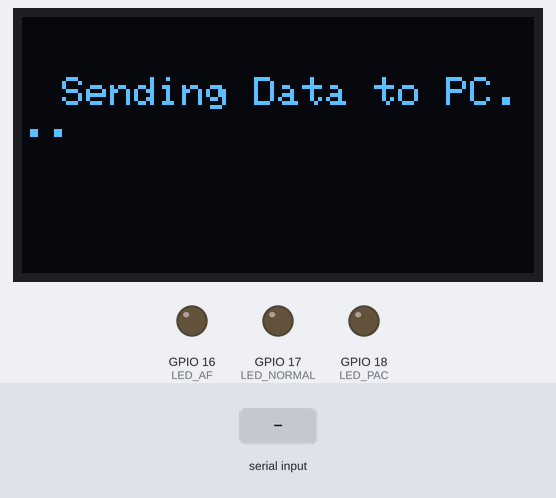
Bench run of a sketch on a simulated ESP32. Parts: 128×64 one-colour display, output pins drawn as LEDs (lit = HIGH). The test bench sets the inputs (shaded band). What the sketch prints to the serial monitor is not drawn.

Above: at 2.1 s.
At 3.2 s:
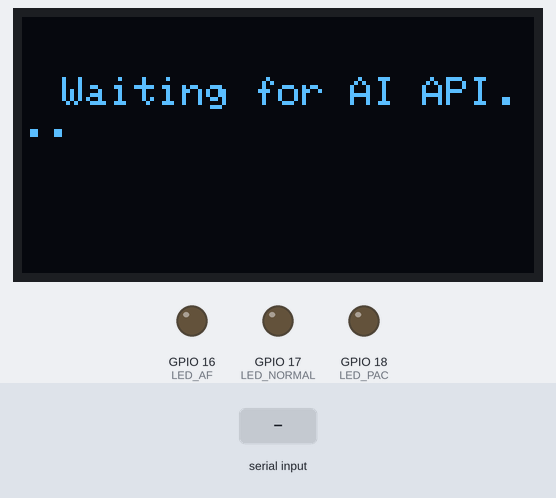
3.3 s: "NSR\n" received over Serial
At 4.1 s:
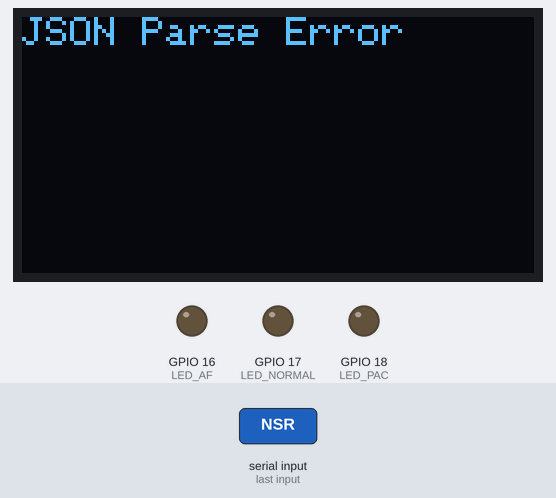
Timing chart, 0 to 6.3 s (numbered marks = the images above; inputs shaded):
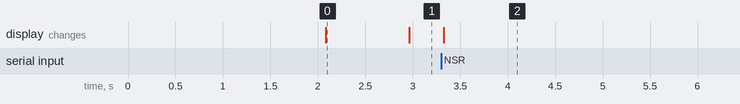

Measured:
- after the input at 3.3 s, the display: changes at once (image 2)
- what the display in image 0 shows lasts 0.9 s, from 2.1 s to 3.0 s

The sketch:

Proteus_ESP32.ino
```cpp
#include <ArduinoJson.h>
#include <Wire.h>
#include <Adafruit_GFX.h>
#include <Adafruit_SSD1306.h>

// ⚠️ هام جداً: تأكد من نسخ ملف sensor_data.h الخاص بك ووضعه في نفس المجلد مع هذا الكود
#include "sensor_data.h"

#define SCREEN_WIDTH 128
#define SCREEN_HEIGHT 64
#define OLED_RESET -1
Adafruit_SSD1306 display(SCREEN_WIDTH, SCREEN_HEIGHT, &Wire, OLED_RESET);

const int LED_NORMAL = 17; // Green -> Normal (NSR)
const int LED_AF = 16;     // Red -> AF
const int LED_PAC = 18;    // Yellow -> PAC

void setup() {
  Serial.begin(115200);
  Wire.begin(22, 21); // SDA = 21, SCL = 22

  pinMode(LED_NORMAL, OUTPUT); pinMode(LED_PAC, OUTPUT); pinMode(LED_AF, OUTPUT);
  digitalWrite(LED_NORMAL, LOW); digitalWrite(LED_PAC, LOW); digitalWrite(LED_AF, LOW);

  if(!display.begin(SSD1306_SWITCHCAPVCC, 0x3C)) {
    Serial.println(F("SSD1306 allocation failed"));
  }

  display.clearDisplay(); display.setTextColor(SSD1306_WHITE); display.setTextSize(1);
  display.setCursor(10, 15); display.println("System Ready!"); display.display();
  delay(2000);
}

void loop() {
  display.clearDisplay(); display.setCursor(10, 15);
  display.println("Sending Data to PC..."); display.display();

  // 1. بناء رسالة الـ JSON من مصفوفة الإشارة
  String jsonPayload = "{\"signal\": [";
  for(int i = 0; i < 1250; i++) {
    jsonPayload += String(ppg_data[i], 5);
    if(i < 1249) jsonPayload += ",";
  }
  jsonPayload += "]}";

  // 2. إرسال البيانات عبر السيريال إلى بايثون
  Serial.println(jsonPayload);
  Serial.println("END_OF_DATA"); // علامة ليعرف بايثون أن الرسالة انتهت

  display.clearDisplay(); display.setCursor(10, 15);
  display.println("Waiting for AI API..."); display.display();

  // 3. انتظار الرد من الذكاء الاصطناعي (عن طريق بايثون)
  long startTime = millis();
  String response = "";
  bool responseReceived = false;

  while(millis() - startTime < 15000) { // انتظار لمدة 15 ثانية كحد أقصى
    if(Serial.available()) {
      response = Serial.readStringUntil('\n'); // قراءة النتيجة القادمة
      responseReceived = true;
      break;
    }
  }

  // 4. تحليل النتيجة وعرضها
  if(responseReceived) {
    StaticJsonDocument<300> doc;
    DeserializationError error = deserializeJson(doc, response);

    if (!error) {
      String prediction = doc["prediction"];
      float confidence = doc["confidence"];
      int riskScore = doc["risk_score"];

      digitalWrite(LED_NORMAL, LOW); digitalWrite(LED_AF, LOW); digitalWrite(LED_PAC, LOW);

      if (prediction == "NSR" || prediction == "Normal") digitalWrite(LED_NORMAL, HIGH);
      else if (prediction == "AF") digitalWrite(LED_AF, HIGH);
      else if (prediction == "PAC") digitalWrite(LED_PAC, HIGH);

      display.clearDisplay(); display.setTextSize(1); display.setCursor(0, 0);
      display.println("--- AI PREDICTION ---");
      display.setTextSize(2); display.setCursor(0, 18);
      display.print("State: "); display.println(prediction);
      display.setTextSize(1); display.setCursor(0, 42);
      display.print("Conf: "); display.print(confidence * 100, 1); display.println("%");
      display.setCursor(0, 52); display.print("Risk: "); display.println(riskScore);
      display.display();
    } else {
      display.clearDisplay(); display.setCursor(0, 0);
      display.println("JSON Parse Error"); display.display();
    }
  } else {
    display.clearDisplay(); display.setCursor(0, 0);
    display.println("Timeout: No Response"); display.display();
  }

  delay(10000); // انتظر 10 ثواني قبل إعادة إرسال الإشارة مرة أخرى
}
```

Source omitted: sensor_data.h (23505 bytes)
